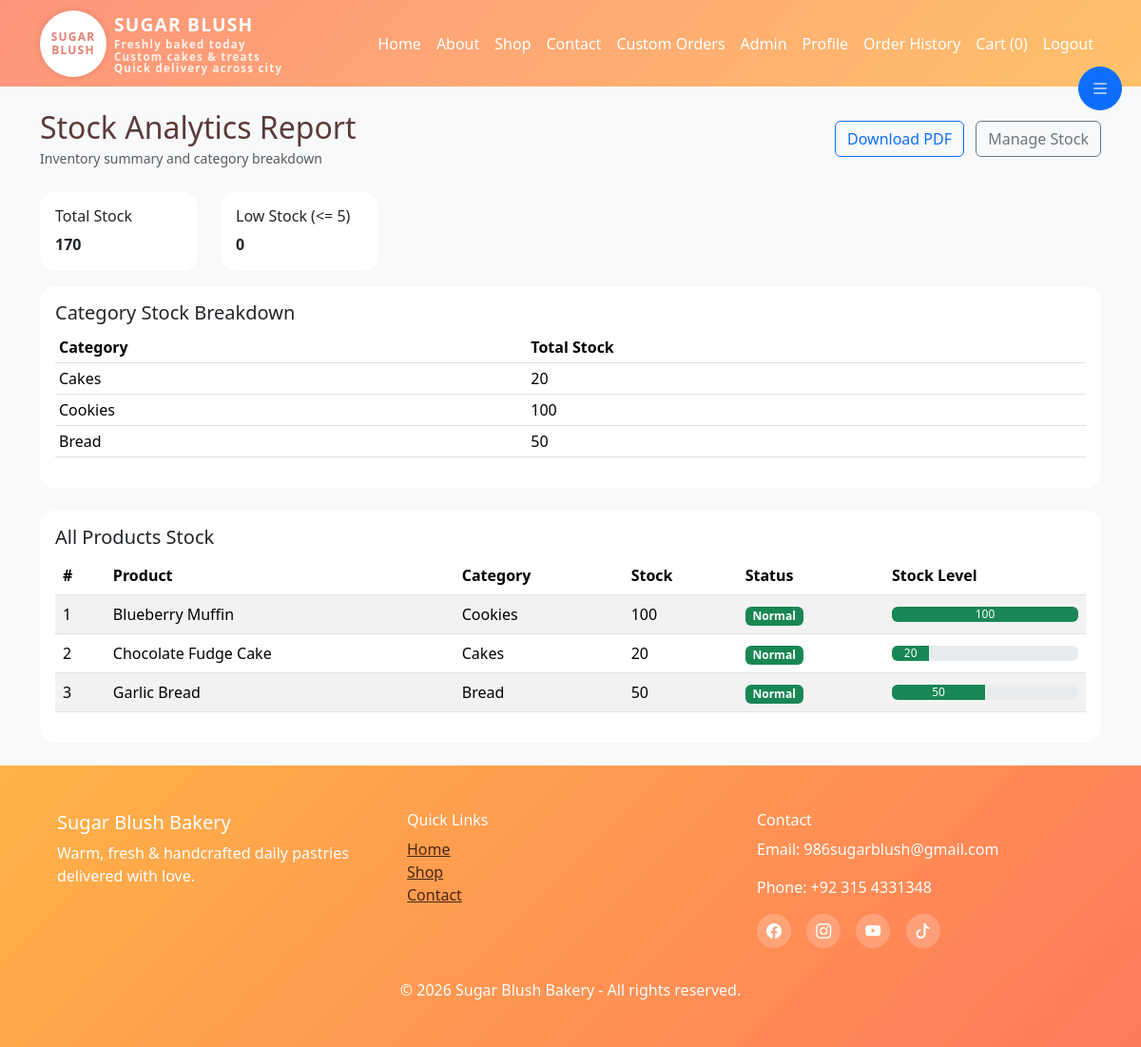
The app's page /admin/stock_report (signed in) with its own data.
### models.py (models this page shows, shortened)
class Category(db.Model):
    id = db.Column(db.Integer, primary_key=True)
    name = db.Column(db.String(80), unique=True, nullable=False)
    products = db.relationship('Product', backref='category', lazy=True)

class Product(db.Model):
    id = db.Column(db.Integer, primary_key=True)
    name = db.Column(db.String(120), nullable=False)
    description = db.Column(db.Text, nullable=False)
    category_id = db.Column(db.Integer, db.ForeignKey('category.id'), nullable=True)
    image = db.Column(db.String(255), nullable=True)
    price = db.Column(db.Float, nullable=False, default=0.0)
    sale_price = db.Column(db.Float, nullable=False, default=0.0)
    making_cost = db.Column(db.Float, nullable=False, default=0.0)
    discount = db.Column(db.Float, default=0.0)
    stock = db.Column(db.Integer, nullable=False, default=0)
    is_active = db.Column(db.Boolean, nullable=False, default=True)
    created_at = db.Column(db.DateTime, default=datetime.utcnow)
    addons = db.relationship('ProductAddOn', backref='product', lazy=True, cascade='all, delete-orphan')

### app.py (the view)
@app.route('/admin/stock_report')
@login_required
@admin_required
def admin_stock_report():
    stock_warning_setting = SiteSetting.query.filter_by(key='stock_warning_threshold').first()
    stock_warning_threshold = int(stock_warning_setting.value) if stock_warning_setting and stock_warning_setting.value and stock_warning_setting.value.isdigit() else 5
    products = Product.query.order_by(Product.name).all()
    total_stock = db.session.query(db.func.coalesce(db.func.sum(Product.stock), 0)).scalar() or 0
    low_stock_items = Product.query.filter(Product.stock <= stock_warning_threshold).count()
    category_stock = db.session.query(
        Category.name,
        db.func.coalesce(db.func.sum(Product.stock), 0).label('stock')
    ).join(Product, Product.category_id == Category.id).group_by(Category.id).all()
    return render_template('admin/stock_report.html',
        products=products,
        total_stock=total_stock,
        low_stock_items=low_stock_items,
        stock_warning_threshold=stock_warning_threshold,
        category_stock=category_stock
    )

### app.py (called while the page is built)
@login_manager.user_loader
def load_user(user_id):
    return User.query.get(int(user_id))

def admin_required(f):
    @wraps(f)
    def decorated_function(*args, **kwargs):
        if not current_user.is_authenticated or current_user.role != 'admin':
            flash('Admin access required', 'danger')
            return redirect(url_for('login'))
        return f(*args, **kwargs)
    return decorated_function

### templates/admin/stock_report.html (shortened to what this page needs)
{% extends 'base.html' %}
{% block content %}
<div class="d-flex justify-content-between align-items-center mb-4">
  <div><h2 class="mb-0">Stock Analytics Report</h2><small class="text-muted">Inventory summary and category breakdown</small></div>
  <div>
    <a class="btn btn-outline-primary me-2" href="{{ url_for('admin_stock_report_pdf') }}">Download PDF</a>
    <a class="btn btn-outline-secondary" href="{{ url_for('admin_stock') }}">Manage Stock</a>
  </div>
</div>
<div class="row mb-3">
  <div class="col-md-2"><div class="card p-3 border-primary"><h6>Total Stock</h6><strong>{{ total_stock }}</strong></div></div>
  <div class="col-md-2"><div class="card p-3 border-warning"><h6>Low Stock (<= {{ stock_warning_threshold }})</h6><strong>{{ low_stock_items }}</strong></div></div>
</div>
<div class="card mb-4 p-3">
  <h5>Category Stock Breakdown</h5>
  <table class="table table-sm">
    <thead><tr><th>Category</th><th>Total Stock</th></tr></thead>
    <tbody>
      {% for cat, stock in category_stock %}
      <tr><td>{{ cat }}</td><td>{{ stock }}</td></tr>
      {% else %}
      <tr><td colspan="2">No categories found</td></tr>
      {% endfor %}
    </tbody>
  </table>
</div>
<div class="card p-3">
  <h5>All Products Stock</h5>
  <table class="table table-striped table-hover align-middle">
    <thead><tr><th>#</th><th>Product</th><th>Category</th><th>Stock</th><th>Status</th><th>Stock Level</th></tr></thead>
    <tbody>
      {% for p in products %}
      {% set status = 'Out of stock' if p.stock <= 0 else ('Low' if p.stock <= stock_warning_threshold else 'Normal') %}
      <tr class="{% if p.stock <= 0 %}table-danger{% elif p.stock <= stock_warning_threshold %}table-warning{% endif %}">
        <td>{{ loop.index }}</td>
        <td>{{ p.name }}</td>
        <td>{{ p.category.name if p.category else 'None' }}</td>
        <td>{{ p.stock }}</td>
        <td>
          {% if p.stock <= 0 %}
            <span class="badge bg-danger">Out of stock</span>
          {% elif p.stock <= stock_warning_threshold %}
            <span class="badge bg-warning text-dark">Low</span>
          {% else %}
            <span class="badge bg-success">Normal</span>
          {% endif %}
        </td>
        <td>
          {% set capped = p.stock if p.stock <= 100 else 100 %}
          <div class="progress" style="height: 1rem;">
            <div class="progress-bar {% if p.stock <= 0 %}bg-danger{% elif p.stock <= stock_warning_threshold %}bg-warning{% else %}bg-success{% endif %}" role="progressbar" style="width: {{ capped }}%;" aria-valuenow="{{ capped }}" aria-valuemin="0" aria-valuemax="100">{{ p.stock }}</div>
          </div>
        </td>
      </tr>
      {% else %}
      <tr><td colspan="6">No product data</td></tr>
      {% endfor %}
    </tbody>
  </table>
</div>
{% endblock %}

### static/css/style.css (style rules this page uses)
body { background: #FFF7F3; color: #5B3A3A; font-family: 'Segoe UI', Tahoma, Geneva, Verdana, sans-serif; }
:root { --primary: #FF7A5C; --secondary: #FFB347; --accent: #FF4D6D; --light: #FFF7F3; --mid: #FFD7BA; --text: #5B3A3A; }
.card { border-radius: 16px; border:none; }

### records on screen
Category: name "Cakes", stock "20"
Category: name "Cookies", stock "100"
Category: name "Bread", stock "50"
Product: name "Blueberry Muffin", category "Cookies", stock "100", shows "Normal"
Product: name "Chocolate Fudge Cake", category "Cakes", stock "20", shows "Normal"
Product: name "Garlic Bread", category "Bread", stock "50", shows "Normal"

### other values on screen
{{ cart_count }} "0"
{{ total_stock }} "170"
{{ stock_warning_threshold }} "5"
{{ low_stock_items }} "0"
